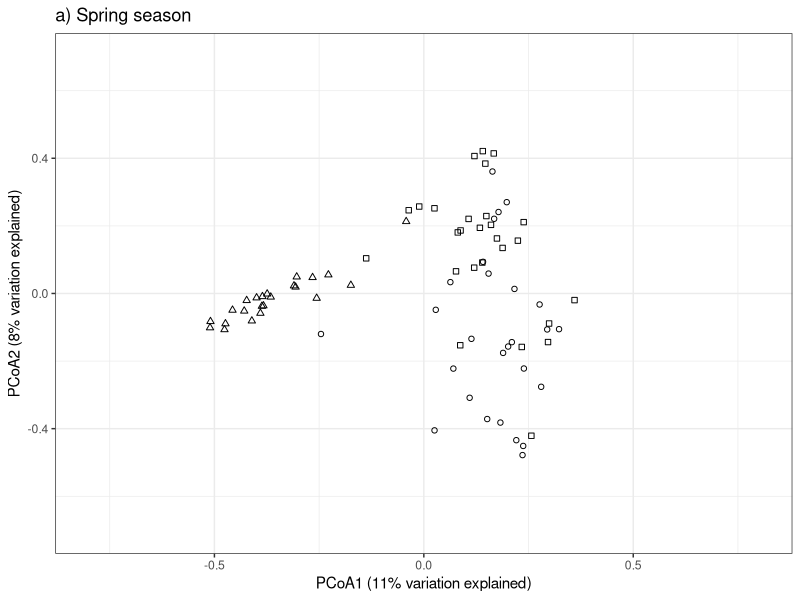
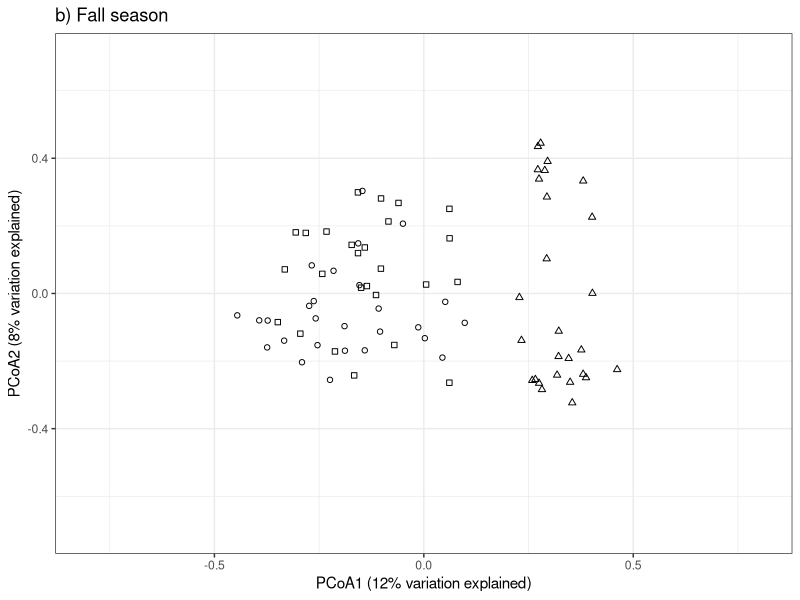
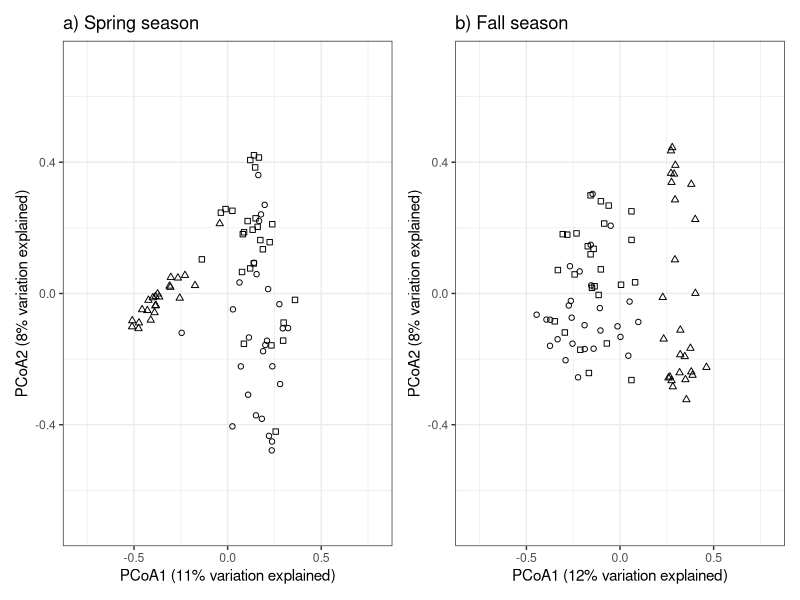
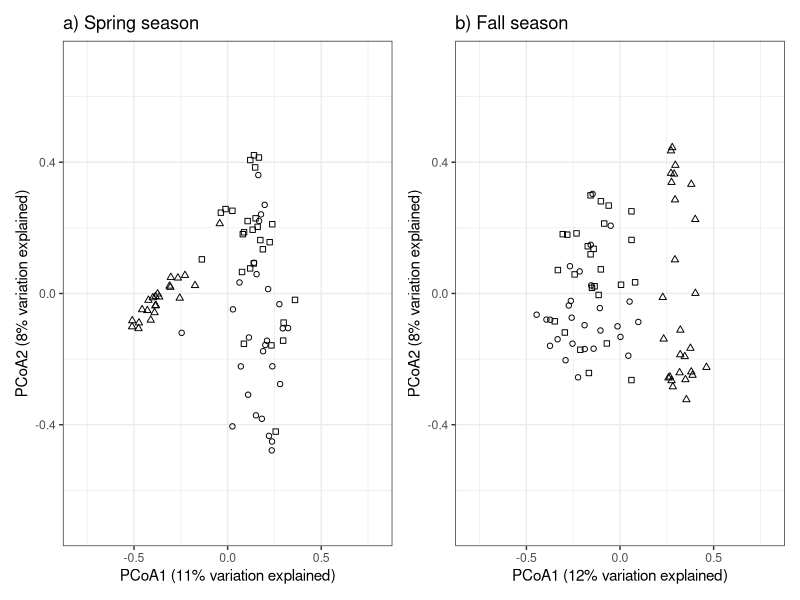

R code for these plots, in order:
# libraries --------------------------------------------------------------------
library(vegan)     # for doing community ecology analyses
library(ggplot2)   # for visualizing data
library(dplyr)     # for manipulating data
library(here)      # for creating relative file-paths
library(patchwork) # for creating multi-panel plots
library(tidyr)     # for creating wide tables
library(ape)

# import -----------------------------------------------------------------------

spr_sb <- read.csv(
  here("data", "analysis_data", "spring_seedbank.csv"),
  row.names = 1
)

fall_sb <- read.csv(
  here("data", "analysis_data", "fall_seedbank.csv"),
  row.names = 1
)

sb_taxon <- read.csv(
  here("data", "input_data", 
       "seed_bank_taxonomy.csv")
)

# check packaging --------------------------------------------------------------
str(spr_sb)
str(fall_sb)

# clean data -------------------------------------------------------------------

# merge fall and spring season 
sb <- rbind(fall_sb, spr_sb)

## create spring community data matrix -----------------------------------------
spring_comm_matrix <- sb %>%
  filter(season == "Spring") %>%
  group_by(treatment, site_code, plot, spp_code) %>%
  summarize(abundance = sum(total_abund, na.rm = TRUE)) %>%
  ungroup() %>%
  tidyr::pivot_wider(
    id_cols = c("treatment", "site_code", "plot"),  
    names_from = spp_code, 
    values_from = abundance
  ) %>%
  mutate(across(.cols = AMSP:SONU, ~ tidyr::replace_na(.x, 0))) %>%
  as.data.frame()

# assign row labels for treatment and plot id
rownames(spring_comm_matrix) <- paste(
  spring_comm_matrix$treatment, 
  c(1:length(spring_comm_matrix$treatment))
)

## create fall community data matrix -------------------------------------------
fall_comm_matrix <- sb %>%
  filter(season == "Fall") %>%
  group_by(treatment, site_code, plot, spp_code) %>%
  summarize(abundance = sum(total_abund, na.rm = TRUE)) %>%
  ungroup() %>%
  tidyr::pivot_wider(
    id_cols = c("treatment", "site_code", "plot"),  
    names_from = spp_code, 
    values_from = abundance
  ) %>%
  mutate(across(.cols = AMRE:RARA, ~ tidyr::replace_na(.x, 0))) %>%
  as.data.frame()

# assign row labels for treatment and plot id
rownames(fall_comm_matrix) <- paste(
  fall_comm_matrix$treatment, 
  c(1:length(fall_comm_matrix$treatment))
)

# calculate dissimilarities  ---------------------------------------------------

## spring ----------------------------------------------------------------------

# use Bray-Curtis dissimilarity to account for common and rare species
# common and rare species are determined by number of seedling emergents
bray_spr <- spring_comm_matrix %>%
  dplyr::select(-c("treatment", "site_code", "plot"))

bray_spr_dist <- vegan::vegdist(bray_spr, index = "bray")

# do principal coordinate analysis
pcoa_spr <- ape::pcoa(D = bray_spr_dist, correction = "cailliez")

# prepare for data visualization
pcoa_spr_df <- pcoa_spr$vectors %>%
  as.data.frame() %>%
  tibble::rownames_to_column(var = "treatment") %>%
  dplyr::select(treatment, Axis.1, Axis.2) %>%
  mutate(treatment = stringr::str_sub(treatment, start = 1L, end = 3L))

## fall ------------------------------------------------------------------------

# use Bray-Curtis dissimilarity to account for common and rare species
# common and rare species are determined by abundance (# of seedling emergents)
bray_fall <- fall_comm_matrix %>%
  dplyr::select(-c("treatment", "site_code", "plot"))

bray_fall_dist <- vegdist(bray_fall, index = "bray")

pcoa_fall <- ape::pcoa(D = bray_fall_dist, correction = "cailliez")

# prepare for data visualization
pcoa_fall_df <- pcoa_fall$vectors %>%
  as.data.frame() %>%
  tibble::rownames_to_column(var = "treatment") %>%
  dplyr::select(treatment, Axis.1, Axis.2) %>%
  mutate(treatment = stringr::str_sub(treatment, start = 1L, end = 3L))

# visualize the data -----------------------------------------------------------

## spring ----------------------------------------------------------------------

# variation explained in the first axis
spr_pcoa1_rel_eig <- round(pcoa_spr$values$Rel_corr_eig[1]*100, digits = 0)
pcoa1_var_explained <- paste(
  "PCoA1", " (", 
  spr_pcoa1_rel_eig, 
  "% variation explained)", 
  sep = ""
  )

# variation explained in the second axis
spr_pcoa2_rel_eig  <- round(pcoa_spr$values$Rel_corr_eig[2]*100, digits = 0)
pcoa2_var_explained <- paste(
  "PCoA2", " (", 
  spr_pcoa2_rel_eig, 
  "% variation explained)", 
  sep = ""
)

(pcoa_spr_plot <- pcoa_spr_df %>%
    ggplot(aes(x = Axis.1, y = Axis.2, shape = treatment)) + 
    geom_point() + 
    xlim(-0.8, 0.8) + 
    ylim(-0.7, 0.7) + 
    scale_shape_manual(
      name = "Management Regime", 
      labels = c("Maintenance-Mow", "Undisturbed", "Tilled"),
      values = c(0, 1, 2)
    ) + 
    labs(
      title = "a) Spring season",
      x = pcoa1_var_explained,
      y = pcoa2_var_explained
    ) + 
    theme_bw() + 
    theme(legend.position = "none")
)

## fall ------------------------------------------------------------------------

# variation explained in the first axis
fall_pcoa1_rel_eig <- round(pcoa_fall$values$Rel_corr_eig[1]*100, digits = 0)
fall_pcoa1_var_explained <- paste(
  "PCoA1", " (", 
  fall_pcoa1_rel_eig, 
  "% variation explained)", 
  sep = ""
)

# variation explained in the second axis
fall_pcoa2_rel_eig <- round(pcoa_fall$values$Rel_corr_eig[2]*100, digits = 0)
fall_pcoa2_var_explained <- paste(
  "PCoA2", " (", 
  fall_pcoa2_rel_eig, 
  "% variation explained)", 
  sep = ""
)

(pcoa_fall_plot <- pcoa_fall_df %>%
    ggplot(aes(x = Axis.1, y = Axis.2, shape = treatment)) + 
    geom_point() + 
    xlim(-0.8, 0.8) + 
    ylim(-0.7, 0.7) + 
    scale_shape_manual(
      name = "Management Regime", 
      labels = c("Maintenance-Mow", "Undisturbed", "Tilled"),
      values = c(0, 1, 2)
    ) + 
    labs(
      title = "b) Fall season",
      x = fall_pcoa1_var_explained,
      y = fall_pcoa2_var_explained
    ) + 
    theme_bw() + 
    theme(legend.position = "none")
)

## multi-panel plot ------------------------------------------------------------

(pcoa_plot <- pcoa_spr_plot + pcoa_fall_plot)

# save disk --------------------------------------------------------------------

ggsave(
  filename = here("output", "data_appendix_output", "figure-s1_pcoa.png"), 
  plot = pcoa_plot, 
  device = "png", 
  units = "in", 
  height = 5, 
  width = 9
)


